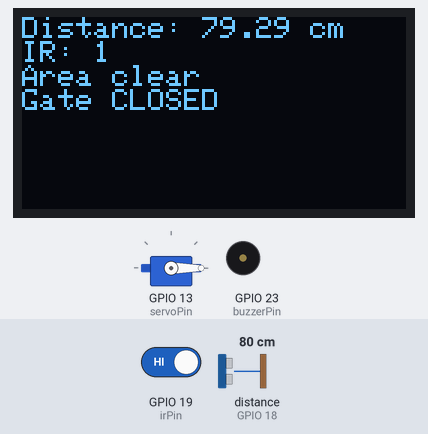
The sketch below on a simulated ESP32. On the bench: servo, 128×64 one-colour display, buzzer (waves = sounding). Wiring (inferred from the names in the program): ultrasonic range finder: trigger GPIO 5; echo GPIO 18. The test bench sets the inputs (shaded band); at power-on: distance to the obstacle (sensor on GPIO 18) 80 cm, GPIO 19 (irPin) HIGH. The echo pulse lasts 58.3 µs per cm; what the sketch prints to the serial monitor is not drawn.

Above: at 2.2 s.
2.3 s: distance to the obstacle (sensor on GPIO 18) set to 23 cm
At 2.8 s:
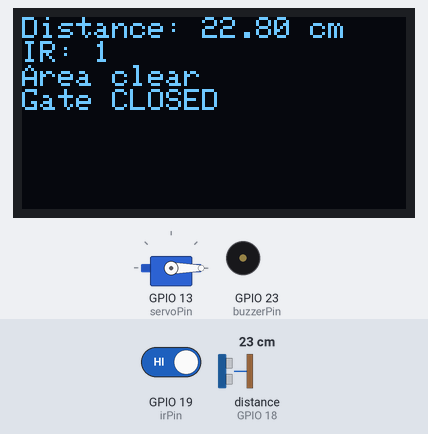
3.9 s: distance to the obstacle (sensor on GPIO 18) set to 18 cm
At 4.13 s:
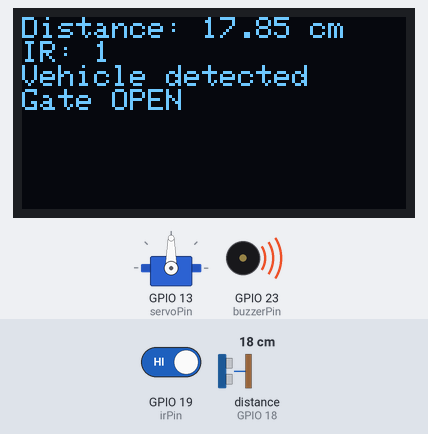
6.0 s: GPIO 19 (irPin) driven LOW
At 6.58 s:
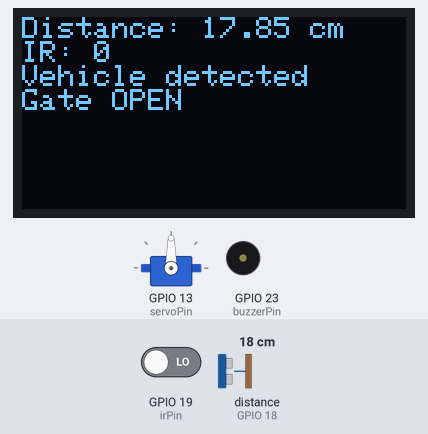
7.8 s: distance to the obstacle (sensor on GPIO 18) set to 2 cm
At 8.05 s:
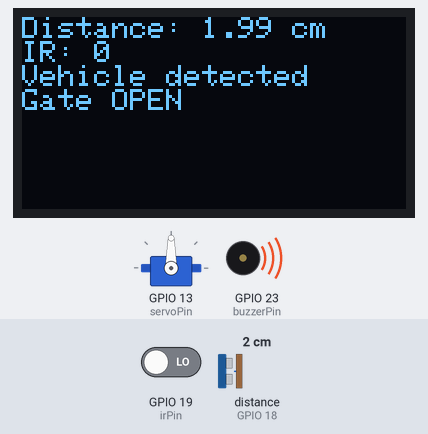
9.4 s: GPIO 19 (irPin) driven HIGH
At 9.69 s:
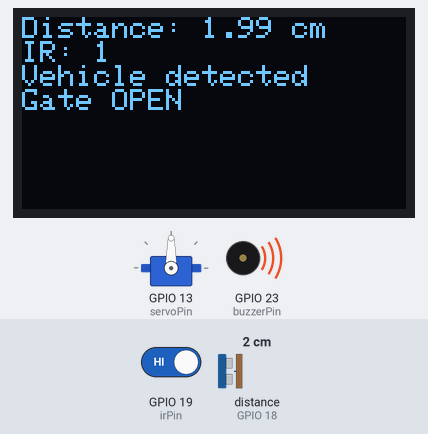
Timing chart, 0 to 12.1 s (numbered marks = the images above; inputs shaded):
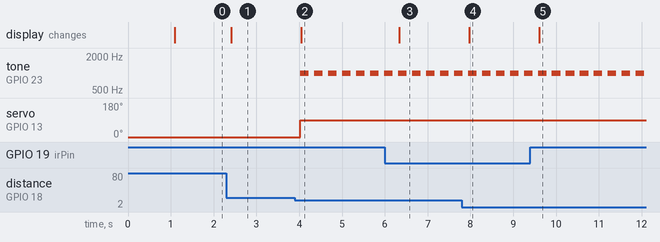

The sketch:

Code.ino
```cpp
#include <Wire.h>
#include <Adafruit_GFX.h>
#include <Adafruit_SSD1306.h>
#include <ESP32Servo.h>

#define trigPin 5
#define echoPin 18
#define irPin 19
#define servoPin 13
#define buzzerPin 23

Adafruit_SSD1306 display(128, 64, &Wire, -1);
Servo gate;

void setup()
{
  Serial.begin(115200);

  pinMode(trigPin, OUTPUT);
  pinMode(echoPin, INPUT);
  pinMode(irPin, INPUT);
  pinMode(buzzerPin, OUTPUT);

  gate.attach(servoPin);
  gate.write(0);

  Wire.begin(21, 22);

  if (!display.begin(SSD1306_SWITCHCAPVCC, 0x3C))
  {
    Serial.println("OLED not found");
    while (true);
  }

  display.clearDisplay();
  display.setTextSize(1);
  display.setTextColor(WHITE);
  display.setCursor(0, 0);
  display.println("SafeGate Ready");
  display.display();

  Serial.println("SafeGate Ready");
  delay(1000);
}

void loop()
{
  digitalWrite(trigPin, LOW);
  delayMicroseconds(2);

  digitalWrite(trigPin, HIGH);
  delayMicroseconds(10);
  digitalWrite(trigPin, LOW);

  long duration = pulseIn(echoPin, HIGH);
  float distance = duration * 0.034 / 2;

  int irValue = digitalRead(irPin);

  Serial.print("Distance: ");
  Serial.print(distance);
  Serial.println(" cm");

  Serial.print("IR: ");
  Serial.println(irValue);

  display.clearDisplay();
  display.setCursor(0, 0);

  display.print("Distance: ");
  display.print(distance);
  display.println(" cm");

  display.print("IR: ");
  display.println(irValue);

  if (distance > 0 && distance < 20)
  {
    display.println("Vehicle detected");
    display.println("Gate OPEN");

    gate.write(90);
    tone(buzzerPin, 1000, 200);
  }
  else
  {
    display.println("Area clear");
    display.println("Gate CLOSED");

    gate.write(0);
    noTone(buzzerPin);
  }

  display.display();

  delay(300);
}
```

Measured:
- the behaviour switches between 21 and 20 cm on distance to the obstacle (sensor on GPIO 18) (found by bisection; images 1 and 2)
- after the input at 2.3 s, the display: changes after 0.11 s (image 1)
- after the input at 3.9 s, tone on GPIO 23 (buzzerPin): alternates 1000 Hz for 0.20 s and silent for 0.13 s, starting after 0.12 s; servo on GPIO 13 (servoPin): 0° → 90° after 0.12 s; the display: changes after 0.14 s (image 2)
- after the input at 6.0 s, the display: changes after 0.34 s (image 3)
- after the input at 7.8 s, the display: changes after 0.17 s (image 4)
- after the input at 9.4 s, the display: changes after 0.20 s (image 5)
